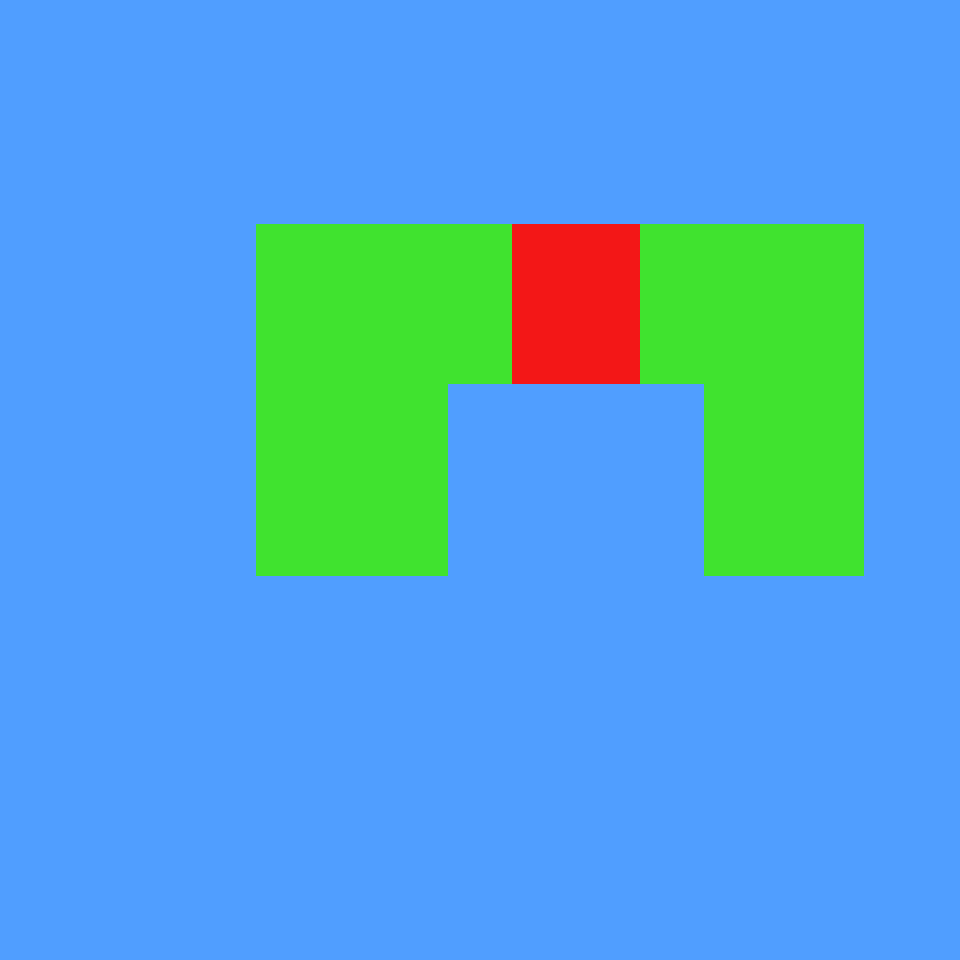

A level layout from a 2D game, rendered from its tile map. Below: a short description, then the map file with its tile-grid data intact:
An orthogonal 30x30 tile map with 32x32 px tiles, 1 tile layer (Tile Layer 1) and 9 objects (3x floor, start, gate, ball, wall, ...).

<map version="1.0" orientation="orthogonal" renderorder="right-down" width="30" height="30" tilewidth="32" tileheight="32" nextobjectid="15">
 <tileset firstgid="1" name="block_tileset" tilewidth="32" tileheight="32" tilecount="9">
  <image source="../../images/block_tileset.png" width="96" height="96" />
 </tileset>
 <layer name="Tile Layer 1" width="30" height="30">
  <data encoding="csv">
1,1,1,1,1,1,1,1,1,1,1,1,1,1,1,1,1,1,1,1,1,1,1,1,1,1,1,1,1,1,
1,1,1,1,1,1,1,1,1,1,1,1,1,1,1,1,1,1,1,1,1,1,1,1,1,1,1,1,1,1,
1,1,1,1,1,1,1,1,1,1,1,1,1,1,1,1,1,1,1,1,1,1,1,1,1,1,1,1,1,1,
1,1,1,1,1,1,1,1,1,1,1,1,1,1,1,1,1,1,1,1,1,1,1,1,1,1,1,1,1,1,
1,1,1,1,1,1,1,1,1,1,1,1,1,1,1,1,1,1,1,1,1,1,1,1,1,1,1,1,1,1,
1,1,1,1,1,1,1,1,1,1,1,1,1,1,1,1,1,1,1,1,1,1,1,1,1,1,1,1,1,1,
1,1,1,1,1,1,1,1,1,1,1,1,1,1,1,1,1,1,1,1,1,1,1,1,1,1,1,1,1,1,
1,1,1,1,1,1,1,1,3,3,3,3,3,3,3,3,2,2,2,2,3,3,3,3,3,3,3,1,1,1,
1,1,1,1,1,1,1,1,3,3,3,3,3,3,3,3,2,2,2,2,3,3,3,3,3,3,3,1,1,1,
1,1,1,1,1,1,1,1,3,3,3,3,3,3,3,3,2,2,2,2,3,3,3,3,3,3,3,1,1,1,
1,1,1,1,1,1,1,1,3,3,3,3,3,3,3,3,2,2,2,2,3,3,3,3,3,3,3,1,1,1,
1,1,1,1,1,1,1,1,3,3,3,3,3,3,3,3,2,2,2,2,3,3,3,3,3,3,3,1,1,1,
1,1,1,1,1,1,1,1,3,3,3,3,3,3,1,1,1,1,1,1,1,1,3,3,3,3,3,1,1,1,
1,1,1,1,1,1,1,1,3,3,3,3,3,3,1,1,1,1,1,1,1,1,3,3,3,3,3,1,1,1,
1,1,1,1,1,1,1,1,3,3,3,3,3,3,1,1,1,1,1,1,1,1,3,3,3,3,3,1,1,1,
1,1,1,1,1,1,1,1,3,3,3,3,3,3,1,1,1,1,1,1,1,1,3,3,3,3,3,1,1,1,
1,1,1,1,1,1,1,1,3,3,3,3,3,3,1,1,1,1,1,1,1,1,3,3,3,3,3,1,1,1,
1,1,1,1,1,1,1,1,3,3,3,3,3,3,1,1,1,1,1,1,1,1,3,3,3,3,3,1,1,1,
1,1,1,1,1,1,1,1,1,1,1,1,1,1,1,1,1,1,1,1,1,1,1,1,1,1,1,1,1,1,
1,1,1,1,1,1,1,1,1,1,1,1,1,1,1,1,1,1,1,1,1,1,1,1,1,1,1,1,1,1,
1,1,1,1,1,1,1,1,1,1,1,1,1,1,1,1,1,1,1,1,1,1,1,1,1,1,1,1,1,1,
1,1,1,1,1,1,1,1,1,1,1,1,1,1,1,1,1,1,1,1,1,1,1,1,1,1,1,1,1,1,
1,1,1,1,1,1,1,1,1,1,1,1,1,1,1,1,1,1,1,1,1,1,1,1,1,1,1,1,1,1,
1,1,1,1,1,1,1,1,1,1,1,1,1,1,1,1,1,1,1,1,1,1,1,1,1,1,1,1,1,1,
1,1,1,1,1,1,1,1,1,1,1,1,1,1,1,1,1,1,1,1,1,1,1,1,1,1,1,1,1,1,
1,1,1,1,1,1,1,1,1,1,1,1,1,1,1,1,1,1,1,1,1,1,1,1,1,1,1,1,1,1,
1,1,1,1,1,1,1,1,1,1,1,1,1,1,1,1,1,1,1,1,1,1,1,1,1,1,1,1,1,1,
1,1,1,1,1,1,1,1,1,1,1,1,1,1,1,1,1,1,1,1,1,1,1,1,1,1,1,1,1,1,
1,1,1,1,1,1,1,1,1,1,1,1,1,1,1,1,1,1,1,1,1,1,1,1,1,1,1,1,1,1,
1,1,1,1,1,1,1,1,1,1,1,1,1,1,1,1,1,1,1,1,1,1,1,1,1,1,1,1,1,1
</data>
 </layer>
 <objectgroup name="Locations">
  <object id="1" name="start" x="293" y="256" width="33" height="34" />
 </objectgroup>
 <objectgroup name="Floors">
  <object id="2" name="floor" x="255" y="227" width="611" height="155" />
  <object id="9" name="floor" x="255" y="383" width="193" height="194" />
  <object id="10" name="floor" x="706" y="381" width="160" height="194" />
 </objectgroup>
 <objectgroup name="ScaleFloors" />
 <objectgroup name="Gates">
  <object id="11" name="gate" x="510" y="223" width="130" height="160" />
 </objectgroup>
 <objectgroup name="Balls">
  <object id="4" name="ball" x="286" y="505" width="38" height="38" />
 </objectgroup>
 <objectgroup name="Walls">
  <object id="13" name="wall" x="764" y="382.667" width="45" height="192" />
 </objectgroup>
 <objectgroup name="Bins">
  <object id="6" name="bin" x="823.667" y="537.333" width="32" height="32" />
 </objectgroup>
 <objectgroup name="Exits">
  <object id="7" name="exit" x="771" y="252" width="32" height="32" />
 </objectgroup>
</map>
